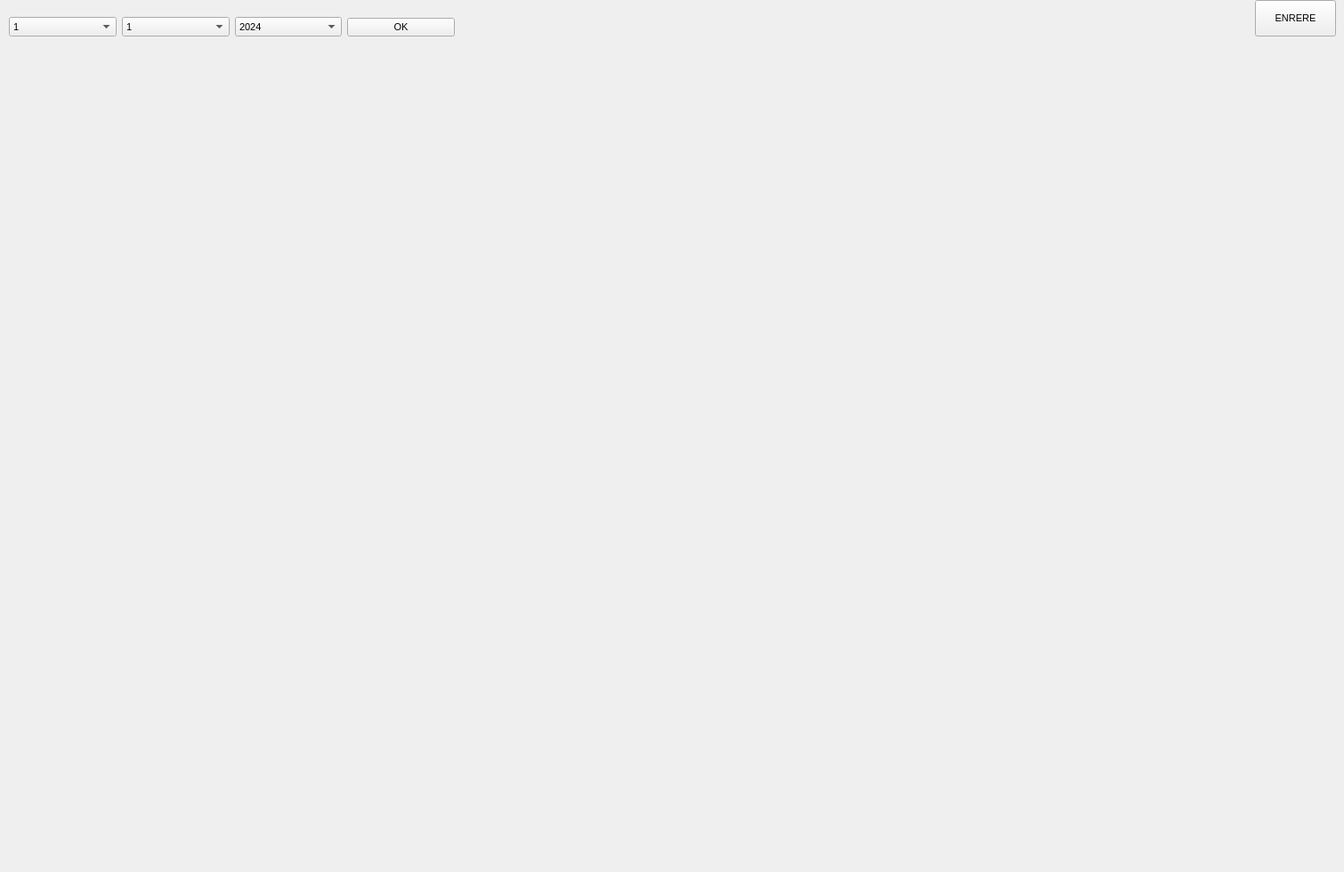
      <widget class="QWidget" name="planta3">
       <attribute name="title">
        <string>Planta 3</string>
       </attribute>
       <widget class="QLabel" name="Planta3">
        <property name="geometry">
         <rect>
          <x>20</x>
          <y>40</y>
          <width>1481</width>
          <height>931</height>
         </rect>
        </property>
        <property name="text">
         <string/>
        </property>
        <property name="pixmap">
         <pixmap>P3.PNG</pixmap>
        </property>
        <property name="scaledContents">
         <bool>true</bool>
        </property>
       </widget>
       <widget class="QWidget" name="horizontalLayoutWidget_2">
        <property name="geometry">
         <rect>
          <x>10</x>
          <y>0</y>
          <width>501</width>
          <height>61</height>
         </rect>
        </property>
        <layout class="QHBoxLayout" name="horizontalLayout_2">
         <item>
          <widget class="QComboBox" name="dia3">
           <property name="font">
            <font>
             <pointsize>8</pointsize>
            </font>
           </property>
           <item>
            <property name="text">
             <string>1</string>
            </property>
           </item>
           <item>
            <property name="text">
             <string>2</string>
            </property>
           </item>
           <item>
            <property name="text">
             <string>3</string>
            </property>
           </item>
           <item>
            <property name="text">
             <string>4</string>
            </property>
           </item>
           <item>
            <property name="text">
             <string>5</string>
            </property>
           </item>
           <item>
            <property name="text">
             <string>6</string>
            </property>
           </item>
           <item>
            <property name="text">
             <string>7</string>
            </property>
           </item>
           <item>
            <property name="text">
             <string>8</string>
            </property>
           </item>
           <item>
            <property name="text">
             <string>9</string>
            </property>
           </item>
           <item>
            <property name="text">
             <string>10</string>
            </property>
           </item>
           <item>
            <property name="text">
             <string>11</string>
            </property>
           </item>
           <item>
            <property name="text">
             <string>12</string>
            </property>
           </item>
           <item>
            <property name="text">
             <string>13</string>
            </property>
           </item>
           <item>
            <property name="text">
             <string>14</string>
            </property>
           </item>
           <item>
            <property name="text">
             <string>15</string>
            </property>
           </item>
           <item>
            <property name="text">
             <string>16</string>
            </property>
           </item>
           <item>
            <property name="text">
             <string>17</string>
            </property>
           </item>
           <item>
            <property name="text">
             <string>18</string>
            </property>
           </item>
           <item>
            <property name="text">
             <string>19</string>
            </property>
           </item>
           <item>
            <property name="text">
             <string>20</string>
            </property>
           </item>
           <item>
            <property name="text">
             <string>21</string>
            </property>
           </item>
           <item>
            <property name="text">
             <string>22</string>
            </property>
           </item>
           <item>
            <property name="text">
             <string>23</string>
            </property>
           </item>
           <item>
            <property name="text">
             <string>24</string>
            </property>
           </item>
           <item>
            <property name="text">
             <string>25</string>
            </property>
           </item>
           <item>
            <property name="text">
             <string>26</string>
            </property>
           </item>
           <item>
            <property name="text">
             <string>27</string>
            </property>
           </item>
           <item>
            <property name="text">
             <string>28</string>
            </property>
           </item>
           <item>
            <property name="text">
             <string>29</string>
            </property>
           </item>
           <item>
            <property name="text">
             <string>30</string>
            </property>
           </item>
          </widget>
         </item>
         <item>
          <widget class="QComboBox" name="mes3">
           <property name="font">
            <font>
             <pointsize>8</pointsize>
            </font>
           </property>
           <item>
            <property name="text">
             <string>1</string>
            </property>
           </item>
           <item>
            <property name="text">
             <string>2</string>
            </property>
           </item>
           <item>
            <property name="text">
             <string>3</string>
            </property>
           </item>
           <item>
            <property name="text">
             <string>4</string>
            </property>
           </item>
           <item>
            <property name="text">
             <string>5</string>
            </property>
           </item>
           <item>
            <property name="text">
             <string>6</string>
            </property>
           </item>
           <item>
            <property name="text">
             <string>7</string>
            </property>
           </item>
           <item>
            <property name="text">
             <string>8</string>
            </property>
           </item>
           <item>
            <property name="text">
             <string>9</string>
            </property>
           </item>
           <item>
            <property name="text">
             <string>10</string>
            </property>
           </item>
           <item>
            <property name="text">
             <string>11</string>
            </property>
           </item>
           <item>
            <property name="text">
             <string>12</string>
            </property>
           </item>
          </widget>
         </item>
         <item>
          <widget class="QComboBox" name="any3">
           <property name="font">
            <font>
             <pointsize>8</pointsize>
            </font>
           </property>
           <item>
            <property name="text">
             <string>2024</string>
            </property>
           </item>
           <item>
            <property name="text">
             <string>2023</string>
            </property>
           </item>
          </widget>
         </item>
         <item>
          <widget class="QPushButton" name="OK3">
           <property name="font">
            <font>
             <pointsize>8</pointsize>
            </font>
           </property>
           <property name="text">
            <string>OK</string>
           </property>
          </widget>
         </item>
        </layout>
       </widget>
       <widget class="QLabel" name="A31">
        <property name="geometry">
         <rect>
          <x>250</x>
          <y>120</y>
          <width>111</width>
          <height>51</height>
         </rect>
        </property>
        <property name="font">
         <font>
          <pointsize>11</pointsize>
          <weight>50</weight>
          <bold>false</bold>
         </font>
        </property>
        <property name="text">
         <string/>
        </property>
        <property name="alignment">
         <set>Qt::AlignCenter</set>
        </property>
       </widget>
       <widget class="QLabel" name="A32">
        <property name="geometry">
         <rect>
          <x>210</x>
          <y>230</y>
          <width>101</width>
          <height>41</height>
         </rect>
        </property>
        <property name="font">
         <font>
          <pointsize>11</pointsize>
         </font>
        </property>
        <property name="text">
         <string/>
        </property>
        <property name="alignment">
         <set>Qt::AlignCenter</set>
        </property>
       </widget>
       <widget class="QLabel" name="A33">
        <property name="geometry">
         <rect>
          <x>160</x>
          <y>330</y>
          <width>101</width>
          <height>41</height>
         </rect>
        </property>
        <property name="font">
         <font>
          <pointsize>11</pointsize>
         </font>
        </property>
        <property name="text">
         <string/>
        </property>
        <property name="alignment">
         <set>Qt::AlignCenter</set>
        </property>
       </widget>
       <widget class="QLabel" name="A34">
        <property name="geometry">
         <rect>
          <x>130</x>
          <y>430</y>
          <width>101</width>
          <height>61</height>
         </rect>
        </property>
        <property name="font">
         <font>
          <pointsize>11</pointsize>
         </font>
        </property>
        <property name="text">
         <string/>
        </property>
        <property name="alignment">
         <set>Qt::AlignCenter</set>
        </property>
       </widget>
       <widget class="QLabel" name="A35">
        <property name="geometry">
         <rect>
          <x>520</x>
          <y>160</y>
          <width>71</width>
          <height>51</height>
         </rect>
        </property>
        <property name="font">
         <font>
          <pointsize>11</pointsize>
         </font>
        </property>
        <property name="text">
         <string/>
        </property>
        <property name="alignment">
         <set>Qt::AlignCenter</set>
        </property>
       </widget>
       <widget class="QLabel" name="A37">
        <property name="geometry">
         <rect>
          <x>410</x>
          <y>500</y>
          <width>81</width>
          <height>41</height>
         </rect>
        </property>
        <property name="font">
         <font>
          <pointsize>11</pointsize>
         </font>
        </property>
        <property name="text">
         <string/>
        </property>
        <property name="alignment">
         <set>Qt::AlignCenter</set>
        </property>
       </widget>
       <widget class="QLabel" name="A38">
        <property name="geometry">
         <rect>
          <x>1040</x>
          <y>140</y>
          <width>81</width>
          <height>71</height>
         </rect>
        </property>
        <property name="font">
         <font>
          <pointsize>11</pointsize>
         </font>
        </property>
        <property name="text">
         <string/>
        </property>
        <property name="alignment">
         <set>Qt::AlignCenter</set>
        </property>
       </widget>
       <widget class="QLabel" name="A39">
        <property name="geometry">
         <rect>
          <x>1300</x>
          <y>120</y>
          <width>111</width>
          <height>61</height>
         </rect>
        </property>
        <property name="font">
         <font>
          <pointsize>11</pointsize>
         </font>
        </property>
        <property name="text">
         <string/>
        </property>
        <property name="alignment">
         <set>Qt::AlignCenter</set>
        </property>
       </widget>
       <widget class="QLabel" name="A310">
        <property name="geometry">
         <rect>
          <x>1310</x>
          <y>260</y>
          <width>111</width>
          <height>61</height>
         </rect>
        </property>
        <property name="font">
         <font>
          <pointsize>11</pointsize>
         </font>
        </property>
        <property name="text">
         <string/>
        </property>
        <property name="alignment">
         <set>Qt::AlignCenter</set>
        </property>
       </widget>
       <widget class="QLabel" name="A311">
        <property name="geometry">
         <rect>
          <x>1310</x>
          <y>430</y>
          <width>111</width>
          <height>91</height>
         </rect>
        </property>
        <property name="font">
         <font>
          <pointsize>11</pointsize>
         </font>
        </property>
        <property name="text">
         <string/>
        </property>
        <property name="alignment">
         <set>Qt::AlignCenter</set>
        </property>
       </widget>
       <widget class="QLabel" name="A36">
        <property name="geometry">
         <rect>
          <x>460</x>
          <y>350</y>
          <width>71</width>
          <height>31</height>
         </rect>
        </property>
        <property name="font">
         <font>
          <pointsize>11</pointsize>
         </font>
        </property>
        <property name="text">
         <string/>
        </property>
        <property name="alignment">
         <set>Qt::AlignCenter</set>
        </property>
       </widget>
       <widget class="QLabel" name="colorA31">
        <property name="geometry">
         <rect>
          <x>240</x>
          <y>100</y>
          <width>131</width>
          <height>91</height>
         </rect>
        </property>
        <property name="styleSheet">
         <string notr="true"/>
        </property>
        <property name="text">
         <string/>
        </property>
       </widget>
       <widget class="QLabel" name="colorA32">
        <property name="geometry">
         <rect>
          <x>200</x>
          <y>220</y>
          <width>111</width>
          <height>71</height>
         </rect>
        </property>
        <property name="styleSheet">
         <string notr="true"/>
        </property>
        <property name="text">
         <string/>
        </property>
       </widget>
       <widget class="QLabel" name="colorA33">
        <property name="geometry">
         <rect>
          <x>150</x>
          <y>310</y>
          <width>111</width>
          <height>71</height>
         </rect>
        </property>
        <property name="styleSheet">
         <string notr="true"/>
        </property>
        <property name="text">
         <string/>
        </property>
       </widget>
       <widget class="QLabel" name="colorA34">
        <property name="geometry">
         <rect>
          <x>120</x>
          <y>420</y>
          <width>121</width>
          <height>91</height>
         </rect>
        </property>
        <property name="styleSheet">
         <string notr="true"/>
        </property>
        <property name="text">
         <string/>
        </property>
       </widget>
       <widget class="QLabel" name="colorA35">
        <property name="geometry">
         <rect>
          <x>510</x>
          <y>150</y>
          <width>91</width>
          <height>71</height>
         </rect>
        </property>
        <property name="styleSheet">
         <string notr="true"/>
        </property>
        <property name="text">
         <string/>
        </property>
       </widget>
       <widget class="QLabel" name="colorA36">
        <property name="geometry">
         <rect>
          <x>450</x>
          <y>330</y>
          <width>91</width>
          <height>71</height>
         </rect>
        </property>
        <property name="styleSheet">
         <string notr="true"/>
        </property>
        <property name="text">
         <string/>
        </property>
       </widget>
       <widget class="QLabel" name="colorA37">
        <property name="geometry">
         <rect>
          <x>400</x>
          <y>480</y>
          <width>101</width>
          <height>81</height>
         </rect>
        </property>
        <property name="styleSheet">
         <string notr="true"/>
        </property>
        <property name="text">
         <string/>
        </property>
       </widget>
       <widget class="QLabel" name="colorA38">
        <property name="geometry">
         <rect>
          <x>1030</x>
          <y>130</y>
          <width>101</width>
          <height>91</height>
         </rect>
        </property>
        <property name="styleSheet">
         <string notr="true"/>
        </property>
        <property name="text">
         <string/>
        </property>
       </widget>
       <widget class="QLabel" name="colorA39">
        <property name="geometry">
         <rect>
          <x>1290</x>
          <y>100</y>
          <width>131</width>
          <height>91</height>
         </rect>
        </property>
        <property name="styleSheet">
         <string notr="true"/>
        </property>
        <property name="text">
         <string/>
        </property>
       </widget>
       <widget class="QLabel" name="colorA310">
        <property name="geometry">
         <rect>
          <x>1300</x>
          <y>240</y>
          <width>131</width>
          <height>101</height>
         </rect>
        </property>
        <property name="styleSheet">
         <string notr="true"/>
        </property>
        <property name="text">
         <string/>
        </property>
       </widget>
       <widget class="QLabel" name="colorA311">
        <property name="geometry">
         <rect>
          <x>1290</x>
          <y>410</y>
          <width>141</width>
          <height>131</height>
         </rect>
        </property>
        <property name="styleSheet">
         <string notr="true"/>
        </property>
        <property name="text">
         <string/>
        </property>
       </widget>
       <widget class="QPushButton" name="BACK3">
        <property name="geometry">
         <rect>
          <x>1410</x>
          <y>0</y>
          <width>91</width>
          <height>41</height>
         </rect>
        </property>
        <property name="font">
         <font>
          <pointsize>8</pointsize>
         </font>
        </property>
        <property name="text">
         <string>ENRERE</string>
        </property>
       </widget>
       <zorder>Planta3</zorder>
       <zorder>horizontalLayoutWidget_2</zorder>
       <zorder>colorA31</zorder>
       <zorder>colorA32</zorder>
       <zorder>colorA33</zorder>
       <zorder>colorA34</zorder>
       <zorder>colorA35</zorder>
       <zorder>colorA36</zorder>
       <zorder>colorA37</zorder>
       <zorder>colorA38</zorder>
       <zorder>colorA39</zorder>
       <zorder>colorA310</zorder>
       <zorder>colorA311</zorder>
       <zorder>A31</zorder>
       <zorder>A32</zorder>
       <zorder>A33</zorder>
       <zorder>A34</zorder>
       <zorder>A35</zorder>
       <zorder>A37</zorder>
       <zorder>A36</zorder>
       <zorder>A38</zorder>
       <zorder>A39</zorder>
       <zorder>A310</zorder>
       <zorder>A311</zorder>
       <zorder>BACK3</zorder>
      </widget>
